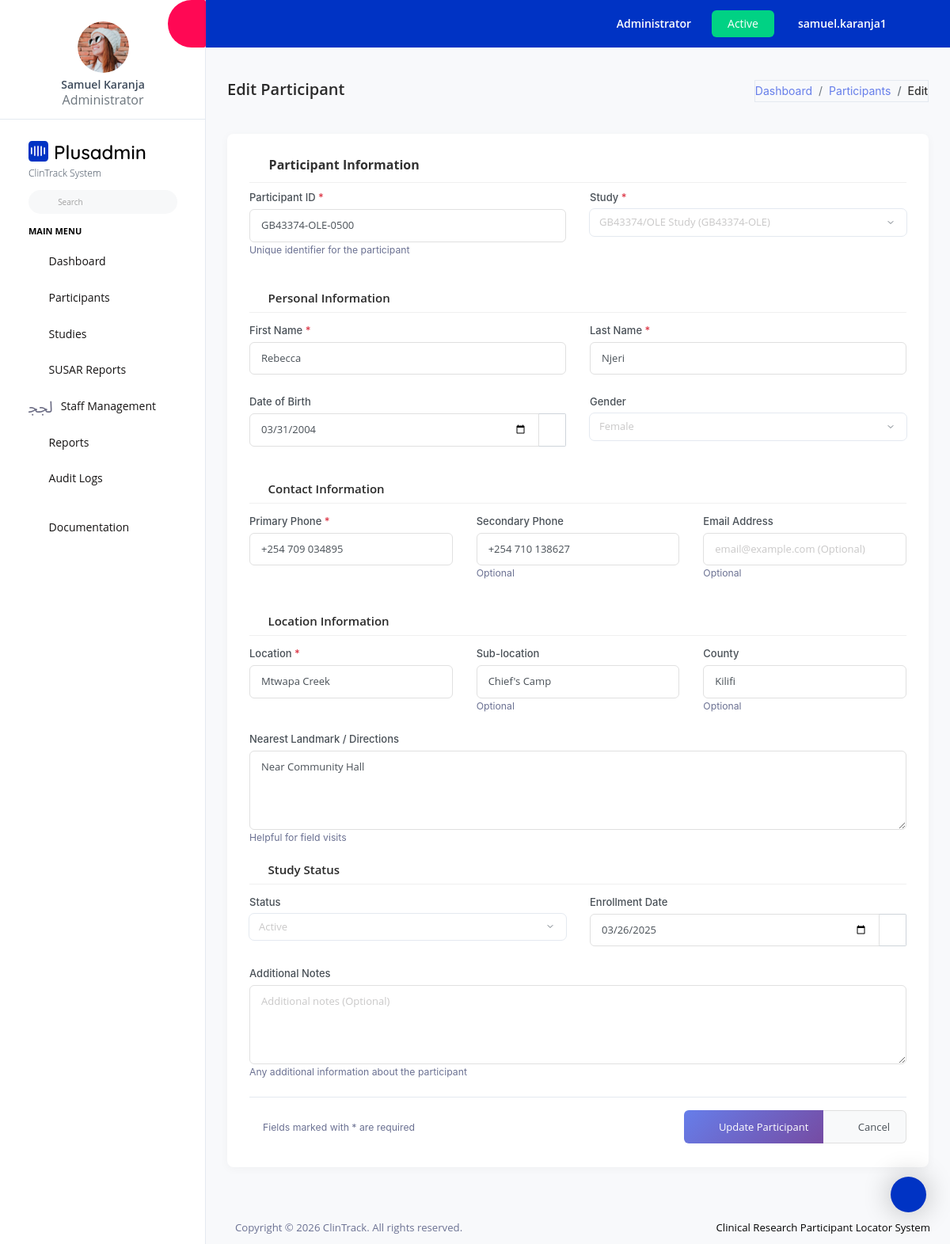
Screenshot of /participants/500/edit/ (signed in) with the database file from the repository.
### clintrack/models.py (models this page shows, shortened)
class User(AbstractUser):
    ROLE_CHOICES = [
        ('admin', 'Administrator'),
        ('coordinator', 'Study Coordinator'),
        ('staff', 'Research Staff'),
        ('viewer', 'Viewer Only'),
    ]
    role = models.CharField(max_length=20, choices=ROLE_CHOICES, default='staff')
    phone_number = PhoneNumberField(blank=True, null=True)
    created_at = models.DateTimeField(auto_now_add=True)
    updated_at = models.DateTimeField(auto_now=True)
    class Meta:
        db_table = 'users'

class Participant(models.Model):
    GENDER_CHOICES = [
        ('M', 'Male'),
        ('F', 'Female'),
        ('O', 'Other'),
        ('U', 'Prefer not to say'),
    ]
    STATUS_CHOICES = [
        ('active', 'Active'),
        ('completed', 'Completed'),
        ('withdrawn', 'Withdrawn'),
        ('lost', 'Lost to Follow-up'),
        ('screening', 'Screening'),
    ]
    participant_id = models.CharField(max_length=50, unique=True, db_index=True)
    study = models.ForeignKey(Study, on_delete=models.PROTECT, related_name='participants')
    first_name = models.CharField(max_length=100)
    last_name = models.CharField(max_length=100)
    date_of_birth = models.DateField(null=True, blank=True)
    gender = models.CharField(max_length=1, choices=GENDER_CHOICES, default='U')
    primary_phone = PhoneNumberField()
    secondary_phone = PhoneNumberField(blank=True, null=True)
    email = models.EmailField(blank=True)
    location = models.CharField(max_length=200, help_text="Village/Estate/Area")
    sub_location = models.CharField(max_length=200, blank=True)
    county = models.CharField(max_length=100, blank=True)
    nearest_landmark = models.TextField(blank=True, help_text="Directions or nearest landmark")
    status = models.CharField(max_length=20, choices=STATUS_CHOICES, default='screening')
    enrollment_date = models.DateField(null=True, blank=True)
    notes = models.TextField(blank=True)
    created_by = models.ForeignKey(User, on_delete=models.SET_NULL, null=True, related_name='created_participants')
    created_at = models.DateTimeField(auto_now_add=True)
    updated_at = models.DateTimeField(auto_now=True)
    class Meta:
        db_table = 'participants'
        ordering = ['-created_at']
        indexes = [
            models.Index(fields=['participant_id']),
            models.Index(fields=['study', 'status']),
            models.Index(fields=['last_name', 'first_name']),
        ]

### clintrack/views.py (the view)
# urls.py: path('participants/<int:pk>/edit/', views.participant_update, name='participant_update'),
@login_required
def participant_update(request, pk):
    participant = get_object_or_404(Participant, pk=pk)
    if request.user.role not in ['admin', 'coordinator']:
        messages.error(request, 'You do not have permission to edit participants.')
        return redirect('participant_detail', pk=pk)
    if request.method == 'POST':
        form = ParticipantForm(request.POST, instance=participant)
        if form.is_valid():
            form.save()
            messages.success(request, 'Participant updated successfully.')
            return redirect('participant_detail', pk=pk)
    else:
        form = ParticipantForm(instance=participant)
    context = {'form': form, 'participant': participant}
    return render(request, 'participants/participant_form.html', context)

### templates/participants/participant_form.html (shortened to what this page needs)
{% extends 'base.html' %}
{% load static %}
{% block extra_css %}
<link rel="stylesheet" href="https://cdn.jsdelivr.net/npm/flatpickr/dist/flatpickr.min.css">
{% endblock %}
{% block content %}
<div class="page-header">
  <h3 class="page-title">{% if participant %}Edit Participant{% else %}Add New Participant{% endif %}</h3>
  <nav aria-label="breadcrumb">
    <ol class="breadcrumb">
      <li class="breadcrumb-item"><a href="{% url 'dashboard' %}">Dashboard</a></li>
      <li class="breadcrumb-item"><a href="{% url 'participant_list' %}">Participants</a></li>
      <li class="breadcrumb-item active" aria-current="page">{% if participant %}Edit{% else %}Add{% endif %}</li>
    </ol>
  </nav>
</div>
<div class="row">
  <div class="col-lg-12 grid-margin stretch-card">
    <div class="card">
      <div class="card-body">
        <h4 class="card-title">
          <i class="mdi mdi-account-circle me-2" style="color: #667eea;"></i>
          Participant Information
        </h4>
        <form method="post" class="forms-sample" id="participantForm" novalidate>
          <div class="row">
            <div class="col-md-6">
              <div class="form-group">
                <label for="{{ form.participant_id.id_for_label }}" class="required">Participant ID</label>
                {{ form.participant_id }}
                <small class="form-text text-muted">Unique identifier for the participant</small>
              </div>
            </div>
            <div class="col-md-6">
              <div class="form-group">
                <label for="{{ form.study.id_for_label }}" class="required">Study</label>
                {{ form.study }}
              </div>
            </div>
          </div>
          <h5>
            <i class="mdi mdi-account-details me-2" style="color: #ffab00;"></i>
            Personal Information
          </h5>
          <div class="row">
            <div class="col-md-6">
              <div class="form-group">
                <label for="{{ form.first_name.id_for_label }}" class="required">First Name</label>
                {{ form.first_name }}
              </div>
            </div>
            <div class="col-md-6">
              <div class="form-group">
                <label for="{{ form.last_name.id_for_label }}" class="required">Last Name</label>
                {{ form.last_name }}
              </div>
            </div>
          </div>
          <div class="row">
            <div class="col-md-6">
              <div class="form-group">
                <label for="{{ form.date_of_birth.id_for_label }}">Date of Birth</label>
                <div class="input-group">
                  {{ form.date_of_birth }}
                  <span class="input-group-text" style="background: transparent; border-left: none;">
                    <i class="mdi mdi-calendar"></i>
                  </span>
                </div>
              </div>
            </div>
            <div class="col-md-6">
              <div class="form-group">
                <label for="{{ form.gender.id_for_label }}">Gender</label>
                {{ form.gender }}
              </div>
            </div>
          </div>
          <h5>
            <i class="mdi mdi-phone me-2" style="color: #00d25b;"></i>
            Contact Information
          </h5>
          <div class="row">
            <div class="col-md-4">
              <div class="form-group">
                <label for="{{ form.primary_phone.id_for_label }}" class="required">Primary Phone</label>
                {{ form.primary_phone }}
              </div>
            </div>
            <div class="col-md-4">
              <div class="form-group">
                <label for="{{ form.secondary_phone.id_for_label }}">Secondary Phone</label>
                {{ form.secondary_phone }}
                <small class="form-text text-muted">Optional</small>
              </div>
            </div>
            <div class="col-md-4">
              <div class="form-group">
                <label for="{{ form.email.id_for_label }}">Email Address</label>
                {{ form.email }}
                <small class="form-text text-muted">Optional</small>
              </div>
            </div>
          </div>
          <h5>
            <i class="mdi mdi-map-marker me-2" style="color: #00a7ff;"></i>
            Location Information
          </h5>
          <div class="row">
            <div class="col-md-4">
              <div class="form-group">
                <label for="{{ form.location.id_for_label }}" class="required">Location</label>
                {{ form.location }}
              </div>
            </div>
            <div class="col-md-4">
              <div class="form-group">
                <label for="{{ form.sub_location.id_for_label }}">Sub-location</label>
                {{ form.sub_location }}
                <small class="form-text text-muted">Optional</small>
              </div>
            </div>
            <div class="col-md-4">
              <div class="form-group">
                <label for="{{ form.county.id_for_label }}">County</label>
                {{ form.county }}
                <small class="form-text text-muted">Optional</small>
              </div>
            </div>
          </div>
          <div class="form-group">
            <label for="{{ form.nearest_landmark.id_for_label }}">Nearest Landmark / Directions</label>
            {{ form.nearest_landmark }}
            <small class="form-text text-muted">Helpful for field visits</small>
          </div>
          <h5>
            <i class="mdi mdi-clipboard-check me-2" style="color: #764ba2;"></i>
            Study Status
          </h5>
          <div class="row">
            <div class="col-md-6">
              <div class="form-group">
                <label for="{{ form.status.id_for_label }}">Status</label>
                {{ form.status }}
              </div>
            </div>
            <div class="col-md-6">
              <div class="form-group">
                <label for="{{ form.enrollment_date.id_for_label }}">Enrollment Date</label>
                <div class="input-group">
                  {{ form.enrollment_date }}
                  <span class="input-group-text" style="background: transparent; border-left: none;">
                    <i class="mdi mdi-calendar"></i>
                  </span>
                </div>
              </div>
            </div>
          </div>
          <div class="form-group">
            <label for="{{ form.notes.id_for_label }}">Additional Notes</label>
            {{ form.notes }}
            <small class="form-text text-muted">Any additional information about the participant</small>
          </div>
          <div class="d-flex justify-content-between align-items-center mt-4 pt-3 border-top">
            <div>
              <small class="text-muted">
                <i class="mdi mdi-information-outline me-1"></i>
                Fields marked with * are required
              </small>
            </div>
            <div class="btn-group">
              <button type="submit" class="btn btn-primary">
                <i class="mdi mdi-content-save"></i>
                {% if participant %}Update Participant{% else %}Save Participant{% endif %}
              </button>
              <a href="{% if participant %}{% url 'participant_detail' participant.id %}{% else %}{% url 'participant_list' %}{% endif %}" class="btn btn-light">
                <i class="mdi mdi-close"></i>
                Cancel
              </a>
            </div>
          </div>
        </form>
      </div>
    </div>
  </div>
</div>
{% endblock %}

### templates/includes/sidebar.html (shortened to what this page needs)
{% load static %}
<nav class="sidebar sidebar-offcanvas" id="sidebar">
  <ul class="nav">
    <li class="nav-item nav-profile border-bottom">
      <a href="#" class="nav-link flex-column">
        <div class="nav-profile-image">
          <img src="{% static 'assets/images/faces/face1.jpg' %}" alt="profile" />
        </div>
        <div class="nav-profile-text d-flex ms-0 mb-3 flex-column">
          <span class="font-weight-semibold mb-1 mt-2 text-center">{{ user.get_full_name|default:user.username }}</span>
          <span class="text-secondary icon-sm text-center">{{ user.get_role_display }}</span>
        </div>
      </a>
    </li>
    <li class="nav-item pt-3">
      <a class="nav-link d-block" href="{% url 'dashboard' %}">
        <img class="sidebar-brand-logo" src="{% static 'assets/images/logo.svg' %}" alt="" />
        <div class="small font-weight-light pt-1">ClinTrack System</div>
      </a>
      <form class="d-flex align-items-center" action="#">
        <div class="input-group">
          <div class="input-group-prepend">
            <i class="input-group-text border-0 mdi mdi-magnify"></i>
          </div>
          <input type="text" class="form-control border-0" placeholder="Search" />
        </div>
      </form>
    </li>
    <li class="pt-2 pb-1">
      <span class="nav-item-head">Main Menu</span>
    </li>
    <li class="nav-item">
      <a class="nav-link" href="{% url 'dashboard' %}">
        <i class="mdi mdi-compass-outline menu-icon"></i>
        <span class="menu-title">Dashboard</span>
      </a>
    </li>
    {% if user.role == 'admin' or user.role == 'coordinator' %}
    <li class="nav-item">
      <a class="nav-link" data-bs-toggle="collapse" href="#participants-menu" aria-expanded="false" aria-controls="participants-menu">
        <i class="mdi mdi-account-multiple menu-icon"></i>
        <span class="menu-title">Participants</span>
        <i class="menu-arrow"></i>
      </a>
    </li>
    {% endif %}
    {% if user.role == 'admin' or user.role == 'coordinator' %}
    <li class="nav-item">
      <a class="nav-link" data-bs-toggle="collapse" href="#studies-menu" aria-expanded="false" aria-controls="studies-menu">
        <i class="mdi mdi-flask menu-icon"></i>
        <span class="menu-title">Studies</span>
        <i class="menu-arrow"></i>
      </a>
    </li>
    {% endif %}
    <li class="nav-item">
      <a class="nav-link" data-bs-toggle="collapse" href="#susar-menu" aria-expanded="false" aria-controls="susar-menu">
        <i class="mdi mdi-alert-circle-outline menu-icon"></i>
        <span class="menu-title">SUSAR Reports</span>
        <i class="menu-arrow"></i>
      </a>
    </li>
    {% if user.role == 'admin' %}
    <li class="nav-item">
      <a class="nav-link" data-bs-toggle="collapse" href="#staff-menu" aria-expanded="false" aria-controls="staff-menu">
        <i class="mdi mdi-account-badge menu-icon"></i>
        <span class="menu-title">Staff Management</span>
        <i class="menu-arrow"></i>
      </a>
    </li>
    {% endif %}
    {% if user.role == 'admin' or user.role == 'coordinator' %}
    <li class="nav-item">
      <a class="nav-link" href="{% url 'reports_index' %}">
        <i class="mdi mdi-chart-bar menu-icon"></i>
        <span class="menu-title">Reports</span>
      </a>
    </li>
    {% endif %}
    {% if user.role == 'admin' %}
    <li class="nav-item">
      <a class="nav-link" href="{% url 'audit_logs' %}">
        <i class="mdi mdi-history menu-icon"></i>
        <span class="menu-title">Audit Logs</span>
      </a>
    </li>
    {% endif %}
    <li class="nav-item pt-3">
      <a class="nav-link" href="#">
        <i class="mdi mdi-file-document-box menu-icon"></i>
        <span class="menu-title">Documentation</span>
      </a>
    </li>
  </ul>
</nav>

### templates/includes/navbar.html (shortened to what this page needs)
{% load static %}
<nav class="navbar default-layout-navbar col-lg-12 col-12 p-0 fixed-top d-flex flex-row">
  <div class="navbar-menu-wrapper d-flex align-items-stretch">
    <button class="navbar-toggler navbar-toggler align-self-center" type="button" data-toggle="minimize">
      <span class="mdi mdi-chevron-double-left"></span>
    </button>
    <ul class="navbar-nav">
      <li class="nav-item dropdown">
        <a class="nav-link" id="messageDropdown" href="#" data-bs-toggle="dropdown" aria-expanded="false">
          <i class="mdi mdi-email-outline"></i>
        </a>
      </li>
      <li class="nav-item dropdown ms-3">
        <a class="nav-link" id="notificationDropdown" href="#" data-bs-toggle="dropdown">
          <i class="mdi mdi-bell-outline"></i>
        </a>
      </li>
    </ul>
    <ul class="navbar-nav navbar-nav-right">
      <li class="nav-item nav-logout d-none d-md-block me-3">
        <a class="nav-link" href="#">{{ user.get_role_display }}</a>
      </li>
      <li class="nav-item nav-logout d-none d-md-block">
        <span class="btn btn-sm btn-success">Active</span>
      </li>
      <li class="nav-item nav-profile dropdown d-none d-md-block">
        <a class="nav-link dropdown-toggle" id="profileDropdown" href="#" data-bs-toggle="dropdown" aria-expanded="false">
          <div class="nav-profile-text">{{ user.username }}</div>
        </a>
      </li>
      <li class="nav-item nav-logout d-none d-lg-block">
        <a class="nav-link" href="{% url 'dashboard' %}">
          <i class="mdi mdi-home-circle"></i>
        </a>
      </li>
    </ul>
  </div>
</nav>

### rows the page displays
User: get_full_name "Samuel Karanja", role "Administrator", username "samuel.karanja1"
Participant: participant_id "GB43374-OLE-0500", study "GB43374/OLE Study (GB43374-OLE)", first_name "Rebecca", last_name "Njeri", date_of_birth "03/31/2004", gender "Female", primary_phone "+254 709 034895", secondary_phone "+254 710 138627", location "Mtwapa Creek", sub_location "Chief's Camp", county "Kilifi", nearest_landmark "Near Community Hall", status "Active", enrollment_date "03/26/2025"
